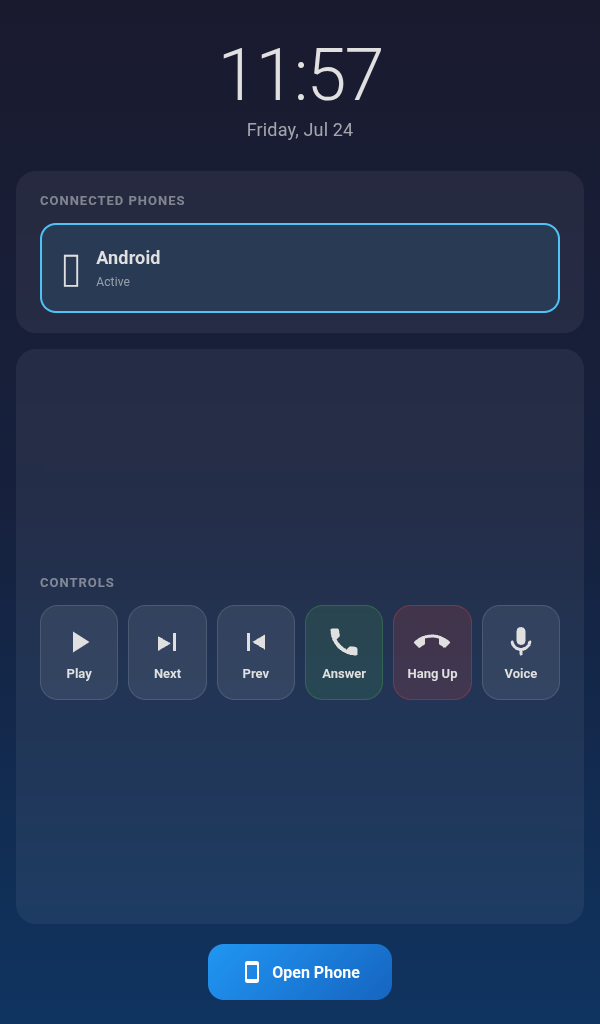
#> input picture scripts/ai_agent_scripts/homehub_screenshot.png, 600 x 1024 px, found by its file name
$ python analyze_screenshot.py
#> lines starting #> are read from the running program, lines starting #| are printed output that depends on the picture
#!/usr/bin/env python3
"""Analyze screenshot to check if overlay is rendering."""
from PIL import Image
import os
# Find whichever screenshot exists
for name in ['/tmp/homehub_screenshot.png', '/tmp/homehub_screenshot0.png']:
    if os.path.exists(name):
        img = Image.open(name)
#> img is the input picture: PIL image 600x1024 RGB; mean R, G, B 34.3, 50.2, 79.9
        print(f'Opened: {name}')
        break
else:
    print('No screenshot found!')
    exit(1)
print(f'Size: {img.size}, Mode: {img.mode}')
#| Size: (600, 1024), Mode: RGB
# Check top region (hub bar area, y=0..424)
top = img.crop((0, 0, img.size[0], 424))
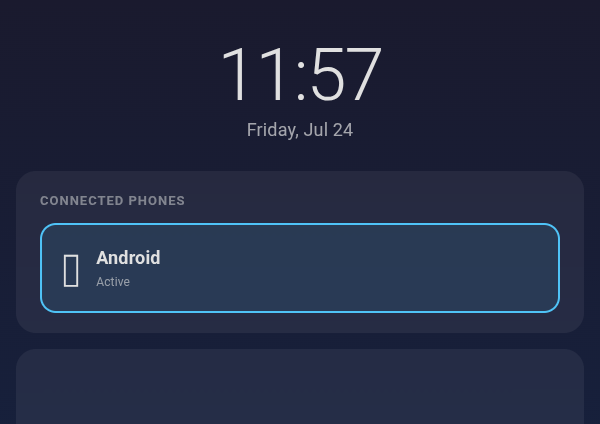
#> top: PIL image 600x424 RGB; mean R, G, B 34.6, 41.8, 65.5
top_colors = top.getcolors(maxcolors=256)
#> top_colors = None
print(f'Top region (hub bar) colors: {len(top_colors) if top_colors else "256+"}')
#| Top region (hub bar) colors: 256+
if top_colors:
    top_colors.sort(reverse=True)
    for count, color in top_colors[:5]:
        print(f'  {count:6d} px: {color}')
# Check bottom region (phone area, y=424..1024)
bottom = img.crop((0, 424, img.size[0], img.size[1]))
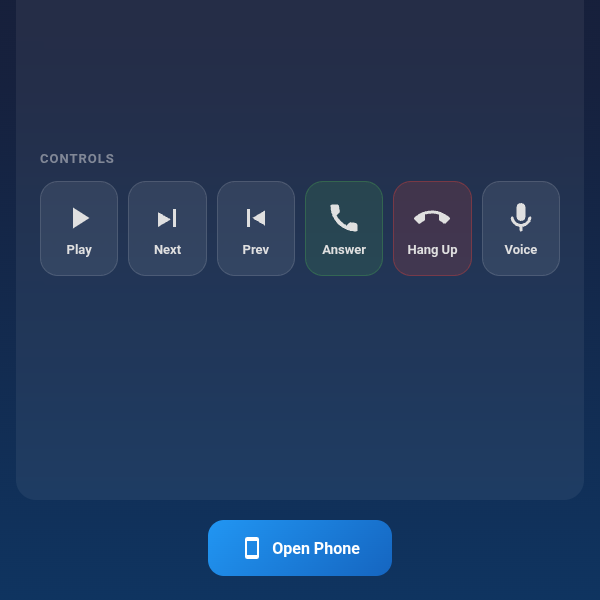
#> bottom: PIL image 600x600 RGB; mean R, G, B 34.1, 56.1, 90.1
bottom_colors = bottom.getcolors(maxcolors=256)
#> bottom_colors = None
print(f'Bottom region (phone) colors: {len(bottom_colors) if bottom_colors else "256+"}')
#| Bottom region (phone) colors: 256+
if bottom_colors:
    bottom_colors.sort(reverse=True)
    for count, color in bottom_colors[:5]:
        print(f'  {count:6d} px: {color}')
# Sample some specific pixels
print(f'Pixel (300, 50) hub-time area: {img.getpixel((300, 50))}')
#| Pixel (300, 50) hub-time area: (25, 26, 47)
print(f'Pixel (300, 200) hub-devices area: {img.getpixel((300, 200))}')
#| Pixel (300, 200) hub-devices area: (38, 42, 64)
print(f'Pixel (300, 350) hub-bottom area: {img.getpixel((300, 350))}')
#| Pixel (300, 350) hub-bottom area: (37, 44, 69)
print(f'Pixel (300, 700) phone area: {img.getpixel((300, 700))}')
#| Pixel (300, 700) phone area: (34, 53, 86)
